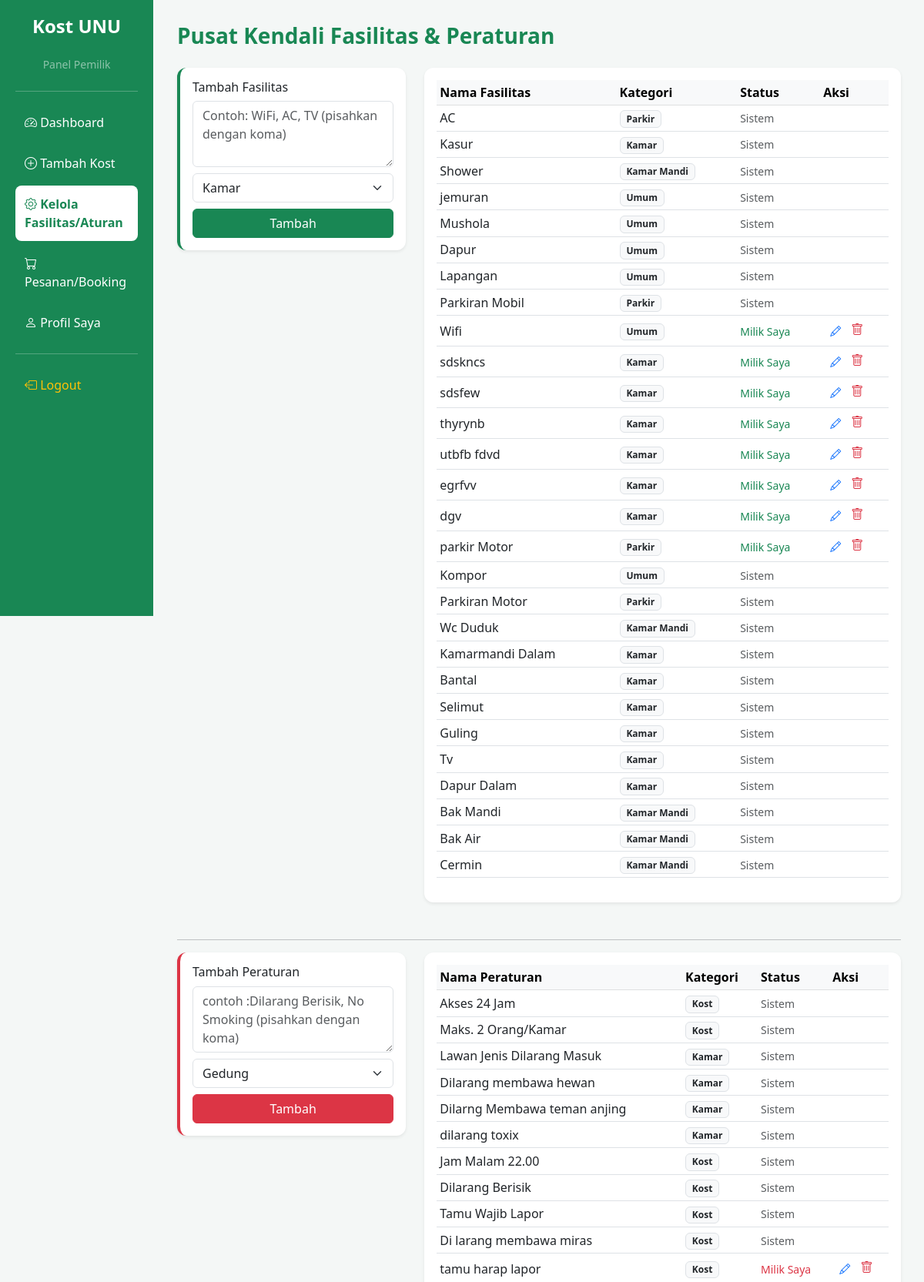
Screenshot of /pemilik/manajemen_pilihan.php (signed in, upper part) with the database file from the repository.
### tables this page shows
CREATE TABLE `master_fasilitas` (
  `id_master_fasilitas` int NOT NULL,
  `nama_fasilitas` varchar(100) NOT NULL,
  `kategori` enum('Kamar','Kamar Mandi','Umum','Parkir') DEFAULT NULL,
  `id_pemilik` int DEFAULT NULL
);

CREATE TABLE `master_peraturan` (
  `id_master_peraturan` int NOT NULL,
  `nama_peraturan` varchar(255) NOT NULL,
  `kategori` enum('Kost','Kamar') DEFAULT 'Kost',
  `id_pemilik` int DEFAULT NULL
);

### pemilik/manajemen_pilihan.php (the view, shortened to what this page needs)
<?php
include '../koneksi.php';
$id_user_login = $_SESSION['id_user'];
?>
<!DOCTYPE html>
<html lang="id">
<head>
    <link href="https://cdn.jsdelivr.net/npm/bootstrap@5.3.0/dist/css/bootstrap.min.css" rel="stylesheet">
    <link rel="stylesheet" href="https://cdn.jsdelivr.net/npm/bootstrap-icons@1.11.1/font/bootstrap-icons.css">
</head>
<body>
    <div class="container-fluid">
        <div class="row">
            <?php include 'sidebar.php'; ?>
            <div class="col-md-10 content-area">
                <h3 class="fw-bold mb-4 text-success">Pusat Kendali Fasilitas & Peraturan</h3>
                <div class="row mb-5">
                    <div class="col-md-4">
                        <div class="card shadow-sm p-3 border-start border-success border-4">
                            <h6>Tambah Fasilitas</h6>
                            <form method="POST">
                                <textarea name="nama_fasilitas" class="form-control mb-2" placeholder="Contoh: WiFi, AC, TV (pisahkan dengan koma)" rows="3" required></textarea>
                                <select name="kategori_f" class="form-select mb-2">
                                    <option value="Kamar">Kamar</option>
                                </select>
                                <button name="tambah_fasilitaS" class="btn btn-success w-100">Tambah</button>
                            </form>
                        </div>
                    </div>
                    <div class="col-md-8">
                        <div class="card shadow-sm p-3">
                            <table class="table table-sm align-middle">
                                <thead class="table-light">
                                    <tr>
                                        <th>Nama Fasilitas</th>
                                        <th>Kategori</th>
                                        <th>Status</th>
                                        <th>Aksi</th>
                                    </tr>
                                </thead>
                                <tbody>
                                    <?php
                                    $fs = mysqli_query($conn, "SELECT * FROM master_fasilitas WHERE id_pemilik IS NULL OR id_pemilik = '$id_user_login'");
                                    while ($f = mysqli_fetch_assoc($fs)): ?>
                                        <tr>
                                            <td><?= $f['nama_fasilitas']; ?></td>
                                            <td><span class="badge bg-light text-dark border"><?= $f['kategori']; ?></span></td>
                                            <td><?= ($f['id_pemilik'] == null) ? '<small class="text-muted">Sistem</small>' : '<small class="text-success">Milik Saya</small>'; ?></td>
                                            <td>
                                                <?php if ($f['id_pemilik'] == $id_user_login): ?>
                                                    <button class="btn btn-sm btn-link" data-bs-toggle="modal" data-bs-target="#modalF<?= $f['id_master_fasilitas']; ?>"><i class="bi bi-pencil"></i></button>
                                                    <a href="?hapus_f=<?= $f['id_master_fasilitas']; ?>" class="text-danger" onclick="return confirm('Hapus?')"><i class="bi bi-trash"></i></a>
                                                <?php endif; ?>
                                            </td>
                                        </tr>
                                    <?php endwhile; ?>
                                </tbody>
                            </table>
                        </div>
                    </div>
                </div>
                <hr>
                <div class="row">
                    <div class="col-md-4">
                        <div class="card shadow-sm p-3 border-start border-danger border-4">
                            <h6>Tambah Peraturan</h6>
                            <form method="POST">
                                <textarea name="nama_peraturan" class="form-control mb-2" placeholder="contoh :Dilarang Berisik, No Smoking (pisahkan dengan koma)" rows="3" required></textarea>
                                <select name="kategori_p" class="form-select mb-2">
                                    <option value="Kost">Gedung</option>
                                </select>
                                <button name="tambah_peraturan" class="btn btn-danger w-100">Tambah</button>
                            </form>
                        </div>
                    </div>
                    <div class="col-md-8">
                        <div class="card shadow-sm p-3">
                            <table class="table table-sm align-middle">
                                <thead class="table-light">
                                    <tr>
                                        <th>Nama Peraturan</th>
                                        <th>Kategori</th>
                                        <th>Status</th>
                                        <th>Aksi</th>
                                    </tr>
                                </thead>
                                <tbody>
                                    <?php
                                    $ps = mysqli_query($conn, "SELECT * FROM master_peraturan WHERE id_pemilik IS NULL OR id_pemilik = '$id_user_login'");
                                    while ($p = mysqli_fetch_assoc($ps)): ?>
                                        <tr>
                                            <td><?= $p['nama_peraturan']; ?></td>
                                            <td><span class="badge bg-light text-dark border"><?= $p['kategori']; ?></span></td>
                                            <td><?= ($p['id_pemilik'] == null) ? '<small class="text-muted">Sistem</small>' : '<small class="text-danger">Milik Saya</small>'; ?></td>
                                            <td>
                                                <?php if ($p['id_pemilik'] == $id_user_login): ?>
                                                    <button class="btn btn-sm btn-link" data-bs-toggle="modal" data-bs-target="#modalP<?= $p['id_master_peraturan']; ?>"><i class="bi bi-pencil"></i></button>
                                                    <a href="?hapus_p=<?= $p['id_master_peraturan']; ?>" class="text-danger" onclick="return confirm('Hapus?')"><i class="bi bi-trash"></i></a>
                                                <?php endif; ?>
                                            </td>
                                        </tr>
                                    <?php endwhile; ?>
                                </tbody>
                            </table>
                        </div>
                    </div>
                </div>
            </div>
        </div>
    </div>
</body>
</html>

### pemilik/manajemen_pilihan.php (style rules this page uses)
body { background-color: #f4f7f6; }
.content-area { margin-left: 17%; padding: 30px; }
.card { border: none; border-radius: 12px; }

### pemilik/sidebar.php (style rules this page uses)
.col-md-10 { margin-left: 16.666667%; }

### rows the page displays
master_fasilitas: nama_fasilitas "AC", kategori "Parkir", shows "Sistem"
master_fasilitas: nama_fasilitas "Kasur", kategori "Kamar", shows "Sistem"
master_fasilitas: nama_fasilitas "Shower", kategori "Kamar Mandi", shows "Sistem"
master_fasilitas: nama_fasilitas "jemuran", kategori "Umum", shows "Sistem"
master_fasilitas: nama_fasilitas "Mushola", kategori "Umum", shows "Sistem"
master_fasilitas: nama_fasilitas "Dapur", kategori "Umum", shows "Sistem"
master_fasilitas: nama_fasilitas "Lapangan", kategori "Umum", shows "Sistem"
master_fasilitas: nama_fasilitas "Parkiran Mobil", kategori "Parkir", shows "Sistem"
master_fasilitas: nama_fasilitas "Wifi", kategori "Umum", shows "Milik Saya"
master_fasilitas: nama_fasilitas "sdskncs", kategori "Kamar", shows "Milik Saya"
master_fasilitas: nama_fasilitas "sdsfew", kategori "Kamar", shows "Milik Saya"
master_fasilitas: nama_fasilitas "thyrynb", kategori "Kamar", shows "Milik Saya"
master_fasilitas: nama_fasilitas "utbfb fdvd", kategori "Kamar", shows "Milik Saya"
master_fasilitas: nama_fasilitas "egrfvv", kategori "Kamar", shows "Milik Saya"
master_fasilitas: nama_fasilitas "dgv", kategori "Kamar", shows "Milik Saya"
master_fasilitas: nama_fasilitas "parkir Motor", kategori "Parkir", shows "Milik Saya"
master_fasilitas: nama_fasilitas "Kompor", kategori "Umum", shows "Sistem"
master_fasilitas: nama_fasilitas "Parkiran Motor", kategori "Parkir", shows "Sistem"
master_fasilitas: nama_fasilitas "Wc Duduk", kategori "Kamar Mandi", shows "Sistem"
master_fasilitas: nama_fasilitas "Kamarmandi Dalam", kategori "Kamar", shows "Sistem"
master_fasilitas: nama_fasilitas "Bantal", kategori "Kamar", shows "Sistem"
master_fasilitas: nama_fasilitas "Selimut", kategori "Kamar", shows "Sistem"
master_fasilitas: nama_fasilitas "Guling", kategori "Kamar", shows "Sistem"
master_fasilitas: nama_fasilitas "Tv", kategori "Kamar", shows "Sistem"
master_fasilitas: nama_fasilitas "Dapur Dalam", kategori "Kamar", shows "Sistem"
master_fasilitas: nama_fasilitas "Bak Mandi", kategori "Kamar Mandi", shows "Sistem"
master_fasilitas: nama_fasilitas "Bak Air", kategori "Kamar Mandi", shows "Sistem"
master_fasilitas: nama_fasilitas "Cermin", kategori "Kamar Mandi", shows "Sistem"
master_peraturan: nama_peraturan "Akses 24 Jam", kategori "Kost", shows "Sistem"
master_peraturan: nama_peraturan "Maks. 2 Orang/Kamar", kategori "Kost", shows "Sistem"
master_peraturan: nama_peraturan "Lawan Jenis Dilarang Masuk", kategori "Kamar", shows "Sistem"
master_peraturan: nama_peraturan "Dilarang membawa hewan", kategori "Kamar", shows "Sistem"
master_peraturan: nama_peraturan "Dilarng Membawa teman anjing", kategori "Kamar", shows "Sistem"
master_peraturan: nama_peraturan "dilarang toxix", kategori "Kamar", shows "Sistem"
master_peraturan: nama_peraturan "Jam Malam 22.00", kategori "Kost", shows "Sistem"
master_peraturan: nama_peraturan "Dilarang Berisik", kategori "Kost", shows "Sistem"
master_peraturan: nama_peraturan "Tamu Wajib Lapor", kategori "Kost", shows "Sistem"
master_peraturan: nama_peraturan "Di larang membawa miras", kategori "Kost", shows "Sistem"
master_peraturan: nama_peraturan "tamu harap lapor", kategori "Kost", shows "Milik Saya"
